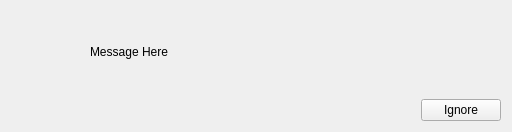
<?xml version="1.0" encoding="UTF-8"?>
<ui version="4.0">
 <class>WindowMessageWidget</class>
 <widget class="QWidget" name="WindowMessageWidget">
  <property name="geometry">
   <rect>
    <x>0</x>
    <y>0</y>
    <width>512</width>
    <height>130</height>
   </rect>
  </property>
  <property name="sizePolicy">
   <sizepolicy hsizetype="Expanding" vsizetype="Fixed">
    <horstretch>0</horstretch>
    <verstretch>0</verstretch>
   </sizepolicy>
  </property>
  <layout class="QVBoxLayout" name="verticalLayout">
   <item>
    <widget class="QWidget" name="horizontalWidget_3" native="true">
     <property name="sizePolicy">
      <sizepolicy hsizetype="Preferred" vsizetype="Expanding">
       <horstretch>0</horstretch>
       <verstretch>0</verstretch>
      </sizepolicy>
     </property>
     <layout class="QHBoxLayout" name="horizontalLayout">
      <item>
       <widget class="QLabel" name="label_icon">
        <property name="minimumSize">
         <size>
          <width>64</width>
          <height>64</height>
         </size>
        </property>
        <property name="maximumSize">
         <size>
          <width>64</width>
          <height>64</height>
         </size>
        </property>
        <property name="text">
         <string notr="true"/>
        </property>
       </widget>
      </item>
      <item>
       <widget class="QLabel" name="label_message">
        <property name="text">
         <string notr="true">Message Here</string>
        </property>
       </widget>
      </item>
     </layout>
    </widget>
   </item>
   <item>
    <layout class="QHBoxLayout" name="horizontalLayout_2">
     <item>
      <widget class="QWidget" name="widget" native="true">
       <property name="sizePolicy">
        <sizepolicy hsizetype="Fixed" vsizetype="Preferred">
         <horstretch>0</horstretch>
         <verstretch>0</verstretch>
        </sizepolicy>
       </property>
       <layout class="QHBoxLayout" name="lay_buttons"/>
      </widget>
     </item>
     <item>
      <spacer name="horizontalSpacer">
       <property name="orientation">
        <enum>Qt::Horizontal</enum>
       </property>
       <property name="sizeHint" stdset="0">
        <size>
         <width>40</width>
         <height>20</height>
        </size>
       </property>
      </spacer>
     </item>
     <item>
      <widget class="QPushButton" name="pushButton">
       <property name="text">
        <string>Ignore</string>
       </property>
       <property name="icon">
        <iconset theme="dialog-close">
         <normaloff>.</normaloff>.</iconset>
       </property>
      </widget>
     </item>
    </layout>
   </item>
  </layout>
 </widget>
 <resources/>
 <connections>
  <connection>
   <sender>pushButton</sender>
   <signal>clicked()</signal>
   <receiver>WindowMessageWidget</receiver>
   <slot>next_message()</slot>
   <hints>
    <hint type="sourcelabel">
     <x>442</x>
     <y>126</y>
    </hint>
    <hint type="destinationlabel">
     <x>414</x>
     <y>189</y>
    </hint>
   </hints>
  </connection>
 </connections>
 <slots>
  <slot>next_message()</slot>
 </slots>
</ui>
